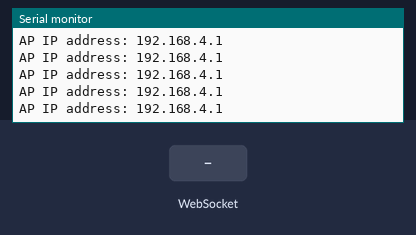
Recording of a sketch running on a simulated ESP8266 (NodeMCU). Parts: the last lines printed to the serial monitor. The test bench sets the inputs (shaded band).

Above: at 1.2 s.
1.3 s: WebSocket text "0" received
At 1.9 s:
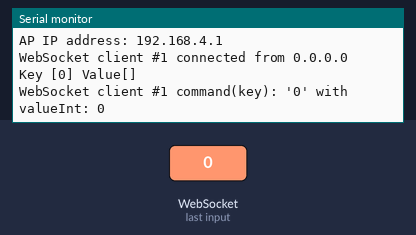
2.8 s: WebSocket text "38" received
At 4.2 s:
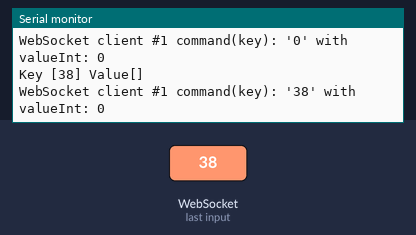

The sketch:

ESPAsyncWebSrv_Test.ino
```cpp
#include <Arduino.h>

//#include <ESP32Servo.h> // by Kevin Harrington
#include <ESPAsyncWebSrv.h> // by dvarrel
#include <iostream>
#include <sstream>

#if defined(ESP32)
#include <AsyncTCP.h> // by dvarrel
#include <WiFi.h>
#elif defined(ESP8266)
#include <ESPAsyncTCP.h> // by dvarrel
#endif

#include "HtmlPage.h"
//extern const char* htmlHomePage PROGMEM;
const char* ssid     = "Mini SkidSteer";

AsyncWebServer server(80);
AsyncWebSocket wsCarInput("/CarInput");


void handleRoot(AsyncWebServerRequest *request)
{
  request->send_P(200, "text/html", htmlHomePage);
}

void handleNotFound(AsyncWebServerRequest *request)
{
  request->send(404, "text/plain", "File Not Found");
}

void onCarInputWebSocketEvent(AsyncWebSocket *server,
                              AsyncWebSocketClient *client,
                              AwsEventType type,
                              void *arg,
                              uint8_t *data,
                              size_t len)
{
  switch (type)
  {
    case WS_EVT_CONNECT:
      Serial.printf("WebSocket client #%u connected from %s\n", client->id(), client->remoteIP().toString().c_str());
      break;
    case WS_EVT_DISCONNECT:
      Serial.printf("WebSocket client #%u disconnected\n", client->id());
      //moveCar(STOP);
      break;
    case WS_EVT_DATA:
      AwsFrameInfo *info;
      info = (AwsFrameInfo*)arg;
      if (info->final && info->index == 0 && info->len == len && info->opcode == WS_TEXT)
      {
        std::string myData = "";
        myData.assign((char *)data, len);
        std::istringstream ss(myData);
        std::string key, value;
        std::getline(ss, key, ',');
        std::getline(ss, value, ',');
        Serial.printf("Key [%s] Value[%s]\n", key.c_str(), value.c_str());
        int valueInt = atoi(value.c_str());

        Serial.printf("WebSocket client #%u command(key): '%s' with  valueInt: %d\n", client->id(), key.c_str(), valueInt);

        // if (key == "MoveCar")
        // {
        //   moveCar(valueInt);
        // }
        // else if (key == "AUX")
        // {
        //   auxControl(valueInt);
        // }
        // else if (key == "Bucket")
        // {
        //   bucketTilt(valueInt);
        // }
        // else if (key == "Light")
        // {
        //   lightControl();
        // }
        // else if (key == "Switch")
        // {
        //   if (!(horizontalScreen))
        //   {
        //     horizontalScreen = true;
        //   }
        //   else {
        //     horizontalScreen = false;
        //   }
        // }
      }
      break;
    case WS_EVT_PONG:
      Serial.printf("WebSocket client #%u PONG\n", client->id());
      break;
    case WS_EVT_ERROR:
      Serial.printf("WebSocket client #%u ERROR\n", client->id());
      break;
    default:
      break;
  }
}

void setup() {
  Serial.begin(115200);

  WiFi.softAP(ssid);
  IPAddress IP = WiFi.softAPIP();
  Serial.print("AP IP address: ");
  Serial.println(IP);

  server.on("/", HTTP_GET, handleRoot);
  server.onNotFound(handleNotFound);

  wsCarInput.onEvent(onCarInputWebSocketEvent);
  server.addHandler(&wsCarInput);

  server.begin();
  Serial.println("HTTP server started");


}
int count = 0;
void loop() {
  wsCarInput.cleanupClients();

  if (count < 20)
  {
    count++;
    IPAddress IP = WiFi.softAPIP();
    Serial.print("AP IP address: ");
    Serial.println(IP);
  }
}
```

HtmlPage.h
```cpp
// This file contains the HTML data for the MiniSkidi Project

const char* htmlHomePage PROGMEM = R"HTMLHOMEPAGE(
<!DOCTYPE html>
<html>
  <head>
  <meta name="viewport" content="width=device-width, initial-scale=.9, maximum-scale=1, user-scalable=no">
  <style>
    .arrows {
      font-size:50px;
      color:grey;
    }
    td.button {
      background-color:black;
      border-radius:20%;
      box-shadow: 5px 5px #888888;
    }
    td.button:active {
      transform: translate(5px,5px);
      box-shadow: none;
    }

    .noselect {
      -webkit-touch-callout: none; /* iOS Safari */
        -webkit-user-select: none; /* Safari */
         -khtml-user-select: none; /* Konqueror HTML */
           -moz-user-select: none; /* Firefox */
            -ms-user-select: none; /* Internet Explorer/Edge */
                user-select: none; /* Non-prefixed version, currently
                                      supported by Chrome and Opera */
    }

    .slidecontainer {
      width: 100%;
    }

    .slider {
      -webkit-appearance: none;
      width: 100%;
      height: 20px;
      border-radius: 5px;
      background: #d3d3d3;
      outline: none;
      opacity: 0.7;
      -webkit-transition: .2s;
      transition: opacity .2s;
    }

    .slider:hover {
      opacity: 1;
    }

    .slider::-webkit-slider-thumb {
      -webkit-appearance: none;
      appearance: none;
      width: 40px;
      height: 40px;
      border-radius: 50%;
      background: red;
      cursor: pointer;
    }

    .slider::-moz-range-thumb {
      width: 40px;
      height: 40px;
      border-radius: 50%;
      background: red;
      cursor: pointer;
    }

    </style>

  </head>
  <body class="noselect" align="center" style="background-color:white">

          <div class="slidecontainer">
    <label for="powerSwitch" style="font-size: 20px;">HorizontalScreen:</label>
    <input type="checkbox" id="powerSwitch" class="power-switch" onchange='sendButtonInput("Switch", 0)'>
    </div>
    <h1 style="color: black;text-align:center;">MINISKIDI</h1>

    <table id="mainTable" style="width:400px;margin:auto;table-layout:fixed" CELLSPACING=10>
      <tr>
        <td></td>
        <td class="button" ontouchstart='sendButtonInput("MoveCar","1")'onmousedown='sendButtonInput("MoveCar","1")'onmouseup='sendButtonInput("MoveCar","0")' ontouchend='sendButtonInput("MoveCar","0")'><span class="arrows" >&#8679;</span></td>
        <td></td>
      </tr>
      <tr>
        <td class="button" ontouchstart='sendButtonInput("MoveCar","3")'onmousedown='sendButtonInput("MoveCar","3")'onmouseup='sendButtonInput("MoveCar","0")' ontouchend='sendButtonInput("MoveCar","0")'><span class="arrows" >&#8678;</span></td>
        <td class="button"></td>
        <td class="button" ontouchstart='sendButtonInput("MoveCar","4")'onmousedown='sendButtonInput("MoveCar","4")'onmouseup='sendButtonInput("MoveCar","0")' ontouchend='sendButtonInput("MoveCar","0")'><span class="arrows" >&#8680;</span></td>
      </tr>
      <tr>
        <td></td>
        <td class="button" ontouchstart='sendButtonInput("MoveCar","2")'onmousedown='sendButtonInput("MoveCar","2")'onmouseup='sendButtonInput("MoveCar","0")' ontouchend='sendButtonInput("MoveCar","0")'><span class="arrows" >&#8681;</span></td>
        <td></td>
      </tr>
      <tr/>
      <tr/>
      <tr/><tr/>
      <tr>
        <td class="button" ontouchstart='sendButtonInput("MoveCar","6")'onmousedown='sendButtonInput("MoveCar","6")'onmouseup='sendButtonInput("MoveCar","0")' ontouchend='sendButtonInput("MoveCar","0")'><span class="arrows" >&#8678;</span></td>
        <td class="button" ontouchstart='sendButtonInput("Light","6")'onmousedown='sendButtonInput("Light","6")'onmouseup='sendButtonInput("MoveCar","0")' ontouchend='sendButtonInput("MoveCar","0")'><span class="arrows" >&#9788;</span></td>
        <td class="button" ontouchstart='sendButtonInput("MoveCar","5")'onmousedown='sendButtonInput("MoveCar","5")'onmouseup='sendButtonInput("MoveCar","0")' ontouchend='sendButtonInput("MoveCar","0")'><span class="arrows" >&#8680;</span></td>
      </tr>
      <tr/>
      <tr/>
      <tr/><tr/>
      <tr>
        <td style="text-align:left;font-size:25px"><b>Bucket:</b></td>
        <td colspan=2>
         <div class="slidecontainer">
            <input type="range" min="10" max="180" value="90" class="slider" id="Bucket" oninput='sendButtonInput("Bucket",value)'>
          </div>
        </td>
      </tr>
            <tr/>
      <tr/>
      <tr/><tr/>
      <tr>
        <td style="text-align:left;font-size:25px"><b>AUX:</b></td>
        <td colspan=2>
         <div class="slidecontainer">
            <input type="range" min="10" max="180" value="90" class="slider" id="AUX" oninput='sendButtonInput("AUX",value)'>
          </div>
        </td>
      </tr>

    </table>

    <script>
      var webSocketCarInputUrl = "ws:\/\/" + window.location.hostname + "/CarInput";
      var websocketCarInput;
      const auxSlider = document.getElementById('AUX');
      const bucketSlider = document.getElementById('Bucket');

      function initCarInputWebSocket()
      {
        websocketCarInput = new WebSocket(webSocketCarInputUrl);
        websocketCarInput.onclose   = function(event){setTimeout(initCarInputWebSocket, 2000);};
        websocketCarInput.onmessage = function(event){};
      }

      function sendButtonInput(key, value)
      {
       var data = key + "," + value;
       websocketCarInput.send(data);
      }
      function handleKeyDown(event) {
        if (event.keyCode === 38) {
            sendButtonInput("MoveCar", "1");
        }
        if (event.keyCode === 40)
        {
          sendButtonInput("MoveCar", "2");
        }
        if (event.keyCode ===37)
        {
          sendButtonInput("MoveCar", "3");
        }
        if (event.keyCode ===39)
        {
          sendButtonInput("MoveCar", "4");
        }
        if (event.keyCode === 87)
        {
          sendButtonInput("MoveCar", "5");
        }
        if (event.keyCode === 83)
        {
          sendButtonInput("MoveCar", "6");
        }
        if(event.keyCode === 69)
        {
          auxSlider.value = parseInt(auxSlider.value) + 5; // You can adjust the increment value as needed
          sendButtonInput("AUX",auxSlider.value);
      // Trigger the 'input' event on the slider to update its value
          auxSlider.dispatchEvent(new Event('input'));
        }
        if(event.keyCode === 68)
        {
          auxSlider.value = parseInt(auxSlider.value) - 5; // You can adjust the increment value as needed
          sendButtonInput("AUX",auxSlider.value);
      // Trigger the 'input' event on the slider to update its value
          auxSlider.dispatchEvent(new Event('input'));
        }
        if(event.keyCode === 81)
        {
          bucketSlider.value = parseInt(bucketSlider.value) + 5; // You can adjust the increment value as needed
          sendButtonInput("Bucket",bucketSlider.value);
      // Trigger the 'input' event on the slider to update its value
          bucketSlider.dispatchEvent(new Event('input'));
        }
        if(event.keyCode === 65)
        {
          bucketSlider.value = parseInt(bucketSlider.value) - 5; // You can adjust the increment value as needed
          sendButtonInput("Bucket",bucketSlider.value);
      // Trigger the 'input' event on the slider to update its value
          bucketSlider.dispatchEvent(new Event('input'));
        }
        }
      function handleKeyUp(event) {
        if (event.keyCode === 37 || event.keyCode === 38 || event.keyCode === 39 || event.keyCode === 40 || event.keyCode === 87 || event.keyCode === 83) {
            sendButtonInput("MoveCar", "0");
        }
    }


      window.onload = initCarInputWebSocket;
      document.getElementById("mainTable").addEventListener("touchend", function(event){
        event.preventDefault()
      });
      document.addEventListener('keydown', handleKeyDown);
      document.addEventListener('keyup', handleKeyUp);

    </script>
  </body>
</html>
)HTMLHOMEPAGE";
```

Measured:
- after the input at 1.3 s, the serial monitor: prints a new line at once (image 1)
- after the input at 2.8 s, the serial monitor: prints a new line at once (image 2)
